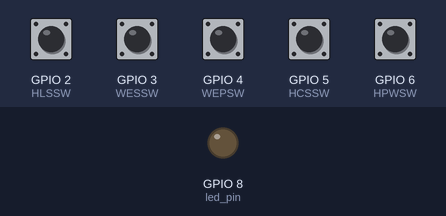
The sketch below on a simulated ESP32-S3. Parts: output pins drawn as LEDs (lit = HIGH). Inputs (shaded band) come from the test bench; at power-on: GPIO 2 (HLSSW), GPIO 3 (WESSW), GPIO 4 (WEPSW), GPIO 5 (HCSSW), GPIO 6 (HPWSW) HIGH. No radio packets arrive unless stated; what the sketch prints to the serial monitor is not drawn.

Above: at 1.2 s.
1.3 s: GPIO 2 (HLSSW) pulled LOW for 0.15 s
Timing chart, 0 to 4.3 s (numbered marks = the images above; inputs shaded):
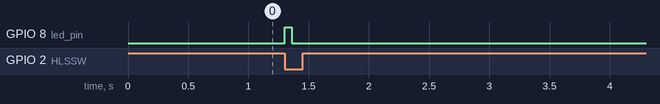

Measured:
- after the input at 1.3 s, GPIO 8 (led_pin): LOW → HIGH at once, → LOW 0.06 s later

The sketch:

SMC_ask_transmitter.ino
```cpp
/*
   Project: smart room controller Transmitter
   Description: RF smart room controller main hub
   Author: Ben Klein
   Date: 25-OCT-2021
*/
#include <VirtualWire.h>

const int led_pin = 8;
const int transmit_pin = 7;
const int receive_pin = 9;
const int transmit_en_pin = 1;
const int HPWSW = 6;
const int HCSSW = 5;
const int WEPSW = 4;
const int WESSW = 3;
const int HLSSW = 2;
const int DELAY = 250;

bool buttonPress1;
bool buttonState1;
bool buttonPress2;
bool buttonState2;
bool buttonPress3;
bool buttonState3;
bool buttonPress4;
bool buttonState4;
bool buttonPress5;
bool buttonState5;

void setup() {

  Serial.begin(9600);
  // Initialise the IO and ISR
  vw_set_tx_pin(transmit_pin);
  vw_set_rx_pin(receive_pin);
  vw_set_ptt_pin(transmit_en_pin);
  vw_set_ptt_inverted(true); // Required for DR3100
  vw_setup(2000);       // Bits per sec

  buttonPress1 = true;
  buttonState1 = false;
  buttonPress2 = true;
  buttonState2 = false;
  buttonPress3 = true;
  buttonState3 = false;
  buttonPress4 = true;
  buttonState4 = false;
  buttonPress5 = true;
  buttonState5 = false;

  pinMode(HPWSW, INPUT_PULLUP);
  pinMode(HCSSW, INPUT_PULLUP);
  pinMode(WEPSW, INPUT_PULLUP);
  pinMode(WESSW, INPUT_PULLUP);
  pinMode(HLSSW, INPUT_PULLUP);
  pinMode(led_pin, OUTPUT);
}

byte count = 1;

void loop() {
  buttonPress1 = digitalRead(HPWSW);
  button1();
  buttonPress2 = digitalRead(HCSSW);
  button2();
  buttonPress3 = digitalRead(WEPSW);
  button3();
  buttonPress4 = digitalRead(WESSW);
  button4();
  buttonPress5 = digitalRead(HLSSW);
  button5();
}

void msg1() {
  char msg[1] = {'1'};
  digitalWrite(led_pin, HIGH); // Flash a light to show transmitting
  vw_send((uint8_t *)msg, 1);
  vw_wait_tx(); // Wait until the whole message is gone
  digitalWrite(led_pin, LOW);
  Serial.printf("Message 1 Sent\n");
  delay(1000);
}

void msg2() {
  char msg[2] = {'2'};
  digitalWrite(led_pin, HIGH); // Flash a light to show transmitting
  vw_send((uint8_t *)msg, 1);
  vw_wait_tx(); // Wait until the whole message is gone
  digitalWrite(led_pin, LOW);
  Serial.printf("Message 2 Sent\n");
  delay(1000);
}

void msg3() {
  char msg[1] = {'3'};
  digitalWrite(led_pin, HIGH); // Flash a light to show transmitting
  vw_send((uint8_t *)msg, 2);
  vw_wait_tx(); // Wait until the whole message is gone
  digitalWrite(led_pin, LOW);
  Serial.printf("Message 3 Sent\n");
  delay(1000);
}

void msg4() {
  char msg[1] = {'4'};
  digitalWrite(led_pin, HIGH); // Flash a light to show transmitting
  vw_send((uint8_t *)msg, 1);
  vw_wait_tx(); // Wait until the whole message is gone
  digitalWrite(led_pin, LOW);
  Serial.printf("Message 4 Sent\n");
  delay(1000);
}


void msg5() {
  char msg[1] = {'5'};
  digitalWrite(led_pin, HIGH); // Flash a light to show transmitting
  vw_send((uint8_t *)msg, 1);
  vw_wait_tx(); // Wait until the whole message is gone
  digitalWrite(led_pin, LOW);
  Serial.printf("Message 5 Sent\n");
  delay(1000);
}

void button1() {
  if (buttonPress1 == false) {
    msg1();
    buttonState1 = !buttonState1;
    Serial.printf("buttonState1 is now: %i\n", buttonState1);
    delay(DELAY);
  }
  click1();
}

void click1() {
  if (buttonState1 == true) {
  }
}

void button2() {
  if (buttonPress2 == false) {
    msg2();
    buttonState2 = !buttonState2;
    Serial.printf("buttonState2 is now: %i\n", buttonState2);
    delay(DELAY);
  }
  click2();
}

void click2() {
  if (buttonState2 == true) {
  }
}

void button3() {
  if (buttonPress3 == false) {
    msg3();
    buttonState3 = !buttonState3;
    Serial.printf("buttonState3 is now: %i\n", buttonState3);
    delay(DELAY);
  }
  click3();
}

void click3() {
  if (buttonState3 == true) {
  }
}

void button4() {
  if (buttonPress4 == false) {
    msg4();
    buttonState4 = !buttonState4;
    Serial.printf("buttonState4 is now: %i\n", buttonState4);
    delay(DELAY);
  }
  click4();
}

void click4() {
  if (buttonState4 == true) {
  }
}

void button5() {
  if (buttonPress5 == false) {
    msg5();
    buttonState5 = !buttonState5;
    Serial.printf("buttonState5 is now: %i\n", buttonState5);
    delay(DELAY);
  }
  click5();
}

void click5() {
  if (buttonState5 == true) {
  }
}
```
